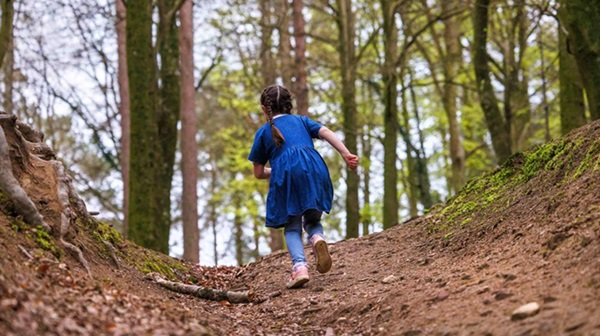
#> input picture image.jpg, 600 x 336 px
$ python -i energy.py   (imports and definitions only)   (older library calls are emulated)
#> lines starting #> are read from the running program, lines starting #| are printed output that depends on the picture
#> further down, picture is the input picture: shape (336, 600, 3); mean B, G, R 93.8, 113.9, 130.5
import numpy as np
import cv2


def calculate_energy(image):
    print("Calculating energy...")
    gray = cv2.cvtColor(image, cv2.COLOR_BGR2GRAY)
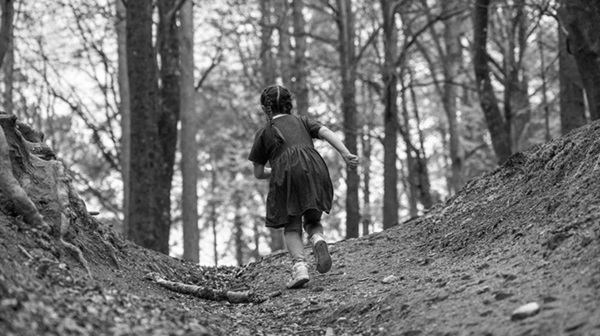
#> gray: shape (336, 600); min 1, max 255, mean 116.6
    grad_x = cv2.Sobel(gray, cv2.CV_64F, 1, 0, ksize=3)
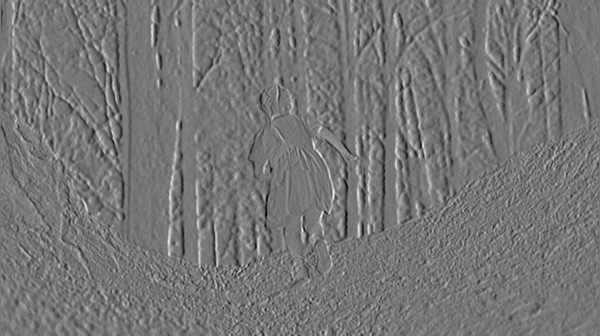
#> grad_x: shape (336, 600) float64; min -681, max 785, mean -0.2; drawn with min black and max white
    grad_y = cv2.Sobel(gray, cv2.CV_64F, 0, 1, ksize=3)
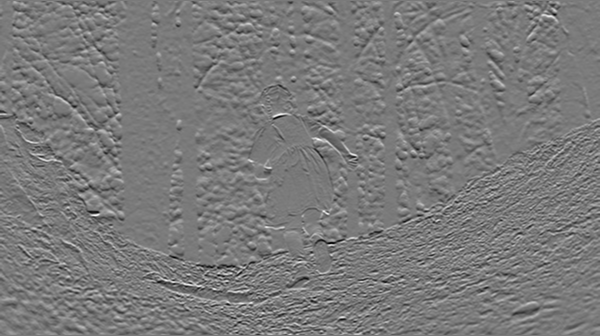
#> grad_y: shape (336, 600) float64; min -686, max 739, mean -0.3; drawn with min black and max white
    energy = np.abs(grad_x) + np.abs(grad_y)
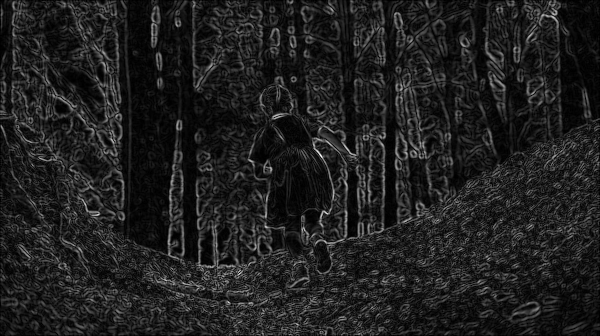
#> energy: shape (336, 600) float64; min 0, max 1190, mean 148.9; drawn with min black and max white
    return energy


def update_energy_map(energy, image, seam, direction='vertical'):
    rows, cols = image.shape[:2]
    if direction == 'vertical':
        for i, j in enumerate(seam):
            for col in range(max(0, j - 1), min(j + 2, cols - 1)):
                if col < cols:
                    energy[i, col] = calculate_energy(
                        image[i:i+1, col:col+1])[0, 0]
    return energy

>>> import cv2
>>> picture = cv2.imread('image.jpg')
>>> result = calculate_energy(picture)
